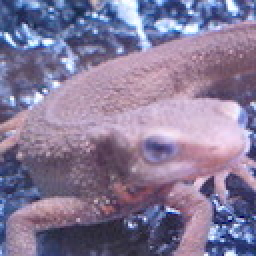
#> input picture Question_71_80/imori.jpg, 128 x 128 px, found by its file name (shown 2 times larger)
$ python prac_79.py
#> lines starting #> are read from the running program, lines starting #| are printed output that depends on the picture
import cv2
import numpy as np

# Read image
img = cv2.imread("Question_71_80\imori.jpg")
#> img is the input picture: shape (128, 128, 3); mean B, G, R 152.8, 121.8, 134.1
H,W,C = img.shape
#> H = 128; W = 128; C = 3
gray = cv2.cvtColor(img, cv2.COLOR_BGR2GRAY)
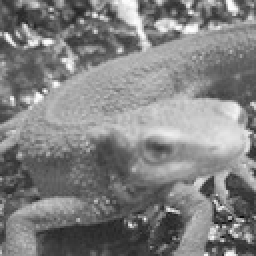
#> gray: shape (128, 128) (shown 2 times larger); min 11, max 254, mean 129
filter = cv2.getGaborKernel(ksize=(11,11),sigma=1.5,theta=135,lambd=3,gamma=1.2,psi=0)
out = cv2.filter2D(img,ddepth=-1,kernel=filter)
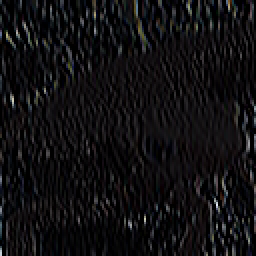
#> out: shape (128, 128, 3) (shown 2 times larger); mean B, G, R 17.3, 15.6, 16.5
"""
パラメータ：
ksize:カーネルのサイズ
sigma:標準偏差
theta:平行線に対する法線の向き
lambd:正弦波因子の波長
gamma:空間アスペクト比
psi:位相オフセット
ktype: フィルタ係数の種類
"""

cv2.imshow('result', out)
cv2.waitKey(0)
cv2.destroyAllWindows()
